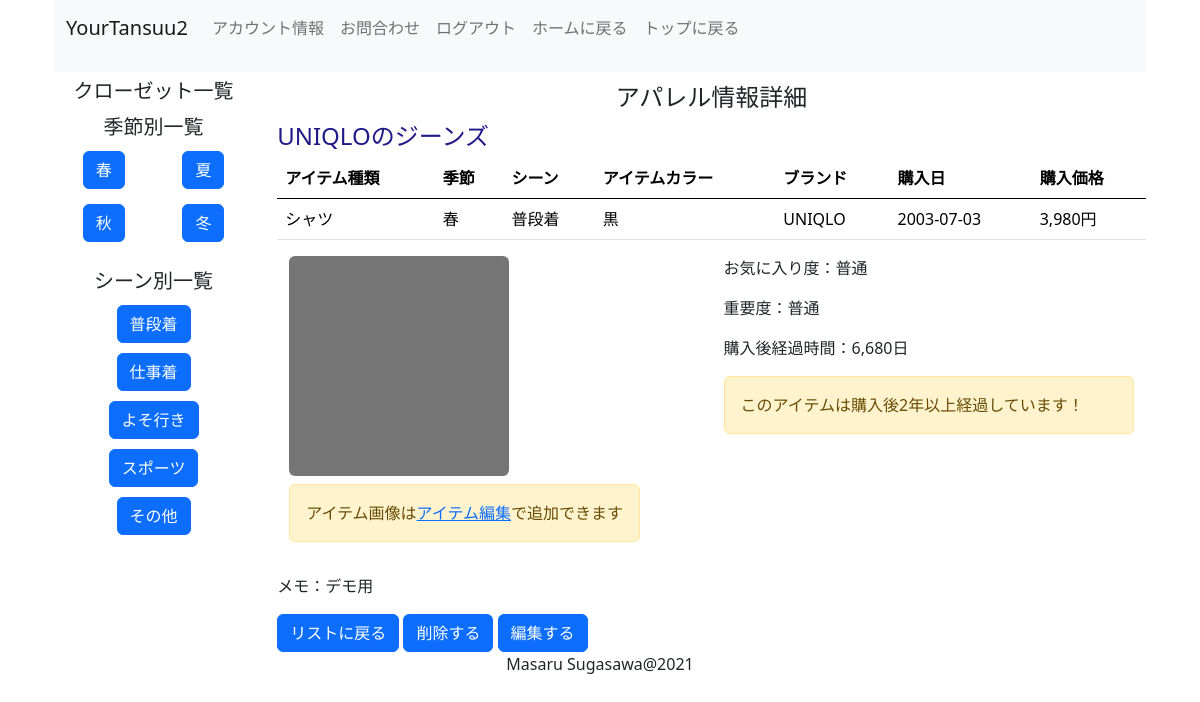
Screenshot of /contents/item-detail/3/ (signed in) with the database file from the repository.
### item/models.py (models this page shows, shortened)
class Item(models.Model):
    user = models.ForeignKey(settings.AUTH_USER_MODEL, verbose_name='ユーザー', on_delete=models.CASCADE,null=True)
    data_id = models.AutoField(verbose_name = 'アイテムNo.', primary_key=True)
    item_type = models.CharField(verbose_name = 'アイテム種類', max_length=255, choices = ITEM_TYPE_CHOICES)
    season = models.CharField(verbose_name = '季節', max_length=10, choices = SEASON_CHOICES, default='spring')
    occasion = models.CharField(verbose_name = 'シーン', max_length=30, choices = OCCASION_CHOICES, default='daily_use')
    item_name = models.CharField(verbose_name = 'アイテム名称', max_length=300)
    item_color = models.CharField(verbose_name = 'アイテム色', max_length=20, choices = ITEM_COLOR_CHOICES, blank=True, null=True)
    item_brand = models.CharField(verbose_name = 'ブランド', max_length=150, blank=True,null=True)
    purchase_date = models.DateTimeField(verbose_name = '購入日', blank=True, null=True)
    pricing = models.IntegerField(verbose_name = '購入価格(円)', )
    purchase_place = models.CharField(verbose_name = '購入場所', max_length=255,blank=True,null=True)
    item_image = models.ImageField(verbose_name = 'アイテム画像', upload_to='images/closet', blank = True, null=True)
    memo = models.TextField(verbose_name = 'メモ', blank=True,null=True)
    favorite_level = models.IntegerField(verbose_name = 'お気に入り度', choices = FAVORITE_LEVEL_CHOICES, blank=True, null=True, default='1')
    item_importance = models.IntegerField(verbose_name = '大事さ', choices = ITEM_IMPORTANCE_CHOICES, blank=True, null=True, default='1')
    create_date = models.DateTimeField(verbose_name = '作成日', auto_now_add=True)
    update_date = models.DateTimeField(verbose_name = '更新日', auto_now=True)
    closet = models.ForeignKey(Closet, on_delete=models.PROTECT, null=True, default=None)
    class Meta:
        ordering = ['purchase_date']
    @property
    def aging_date(self):
        purchase_date = self.purchase_date
        gap_date = timezone.now() - purchase_date
        return (gap_date)

### item/views.py (the view)
# urls.py: path('item-detail/<int:pk>/', Itemdetailview, name = 'item_detail' ),
@login_required
def Itemdetailview(request, pk):
    object_item = Item.objects.get(user_id = request.user, pk=pk)
    return render(request, 'contents/item_detail.html',{'object_item':object_item})

### templates/contents/item_detail.html (shortened to what this page needs)
{% extends 'contents/base.html' %}
{% load django_bootstrap5 static humanize %}
{% block content %}
<div class="container">
    <legend class="text_center space_top space_bottom">アパレル情報詳細</legend>
    <div class="item-info" style="margin-top: 100px; color: rgb(33, 25, 136);">
        <h4 class="space_top space_bottom">{{ object_item.item_name }}</h4>
    </div>
    <table class="table table-lg">
        <thead>
            <tr>
                <th>アイテム種類</th>
                <th>季節</th>
                <th>シーン</th>
                <th>アイテムカラー</th>
                <th>ブランド</th>
                <th>購入日</th>
                <th>購入価格</th>
            </tr>
        </thead>
        <tbody>
            <tr>
                <td>{{ object_item.get_item_type_display }}</td>
                <td>{{ object_item.get_season_display }}</td>
                <td>{{ object_item.get_occasion_display }}</td>
                <td>{{ object_item.get_item_color_display }}</td>
                <td>{{ object_item.item_brand }}</td>
                <td>{{ object_item.purchase_date | date:"Y-m-d"}}</td>
                <td>{{ object_item.pricing | intcomma }}円</td>
            </tr>
        </tbody>
    </table>
    <div class="container">
        <div class="row">
            <div class="col">
                <figure class="figure">
                {% if object_item.item_image %}<img src="{{ object_item.item_image.url }}" class="figure-img img-fluid rounded" style="max-width: 300px;">
                {% elif not object_item.item_image %}<img src="{% static 'account-static/Blank_image.jpeg' %}" class="figure-img img-fluid rounded" style="max-width: 300px;">
                <p class="alert alert-warning">アイテム画像は<a href="{% url 'item_update' object_item.pk %}">アイテム編集</a>で追加できます</p>
                {% endif %}
                </figure>
            </div>
            <div class="col">
                <p>お気に入り度：{{ object_item.get_favorite_level_display }}</p>
                <p>重要度：{{ object_item.get_item_importance_display }}</p>
                <p>購入後経過時間：{{ object_item.aging_date.days | intcomma  }}日</p>
                {% if object_item.aging_date.days >= 730 %}
                <p class="alert alert-warning">このアイテムは購入後2年以上経過しています！</p>
                {% endif %}
            </div>
        </div>
    </div>
    <p>メモ：{{ object_item.memo }}</p>
        <a href="{% url 'item_list' %}" class="btn btn-md btn-primary" type="submit">リストに戻る</a>
        <a href="{% url 'item_delete' object_item.pk %}" class="btn btn-md btn-primary" type="submit">削除する</a>
        <a href="{% url 'item_update' object_item.pk %}" class="btn btn-md btn-primary" type="submit">編集する</a>
{% endblock content %}

### static/account-static/style.css (style rules this page uses)
html { font-family: 'Open Sans', sans-serif; font-family: 'Noto Serif JP', serif; }
main .space_top { margin-top: 7px; }
main .space_bottom { margin-bottom: 7px; }
main .text_center { text-align: center; }

### rows the page displays
Item: item_name "UNIQLOのジーンズ", item_type "シャツ", season "春", occasion "普段着", item_color "黒", item_brand "UNIQLO", purchase_date "2003-07-03", pricing "3,980", favorite_level "普通", item_importance "普通", aging_date.days "6,680", memo "デモ用"
